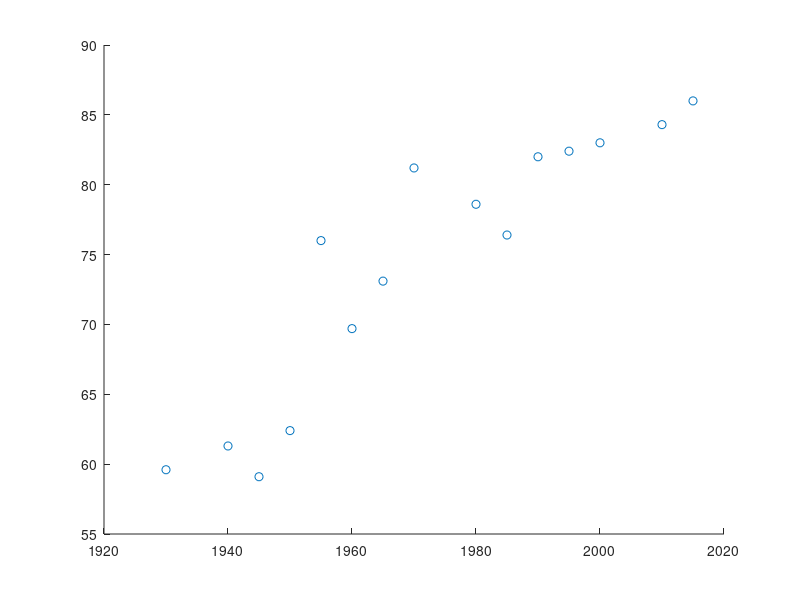

Source code (MATLAB): (Note: this script raises an error after producing the figure.)
x1=[1930,1940,1945,1950,1955,1960,1965,1970,1980,1985,1990,1995,2000,2010,2015];
y=[59.6,61.3,59.1,62.4,76.0,69.7,73.1,81.2,78.6,76.4,82.0,82.4,83.0,84.3,86.0];
scatter(x1,y)
n=length(x1);
a = ((sum(x1)*sum(y))-(n*sum(x1.*y)))/(sum(x1)^2-(n*sum(x1.^2)));
b = (sum(x1)*sum(x1.*y)-sum(y)*sum(x1.^2))/(sum(x1)^2-n*sum(x1.^2));
syms x
z(x)=a*x+b;
hold on;
plot(x1,z(x1));
fprintf("Life expectancy at 2003 => %f",double(z(2003)))






